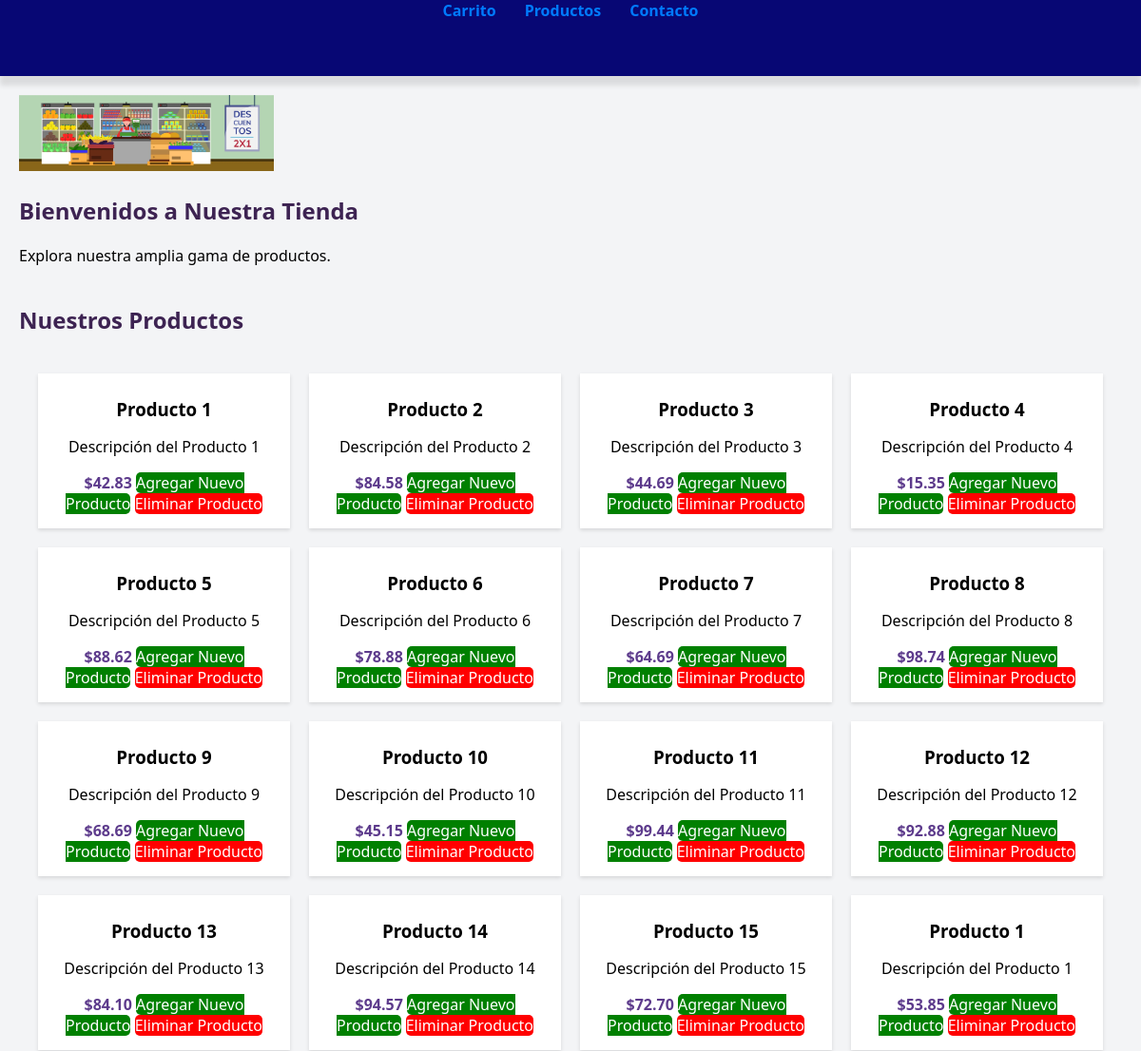
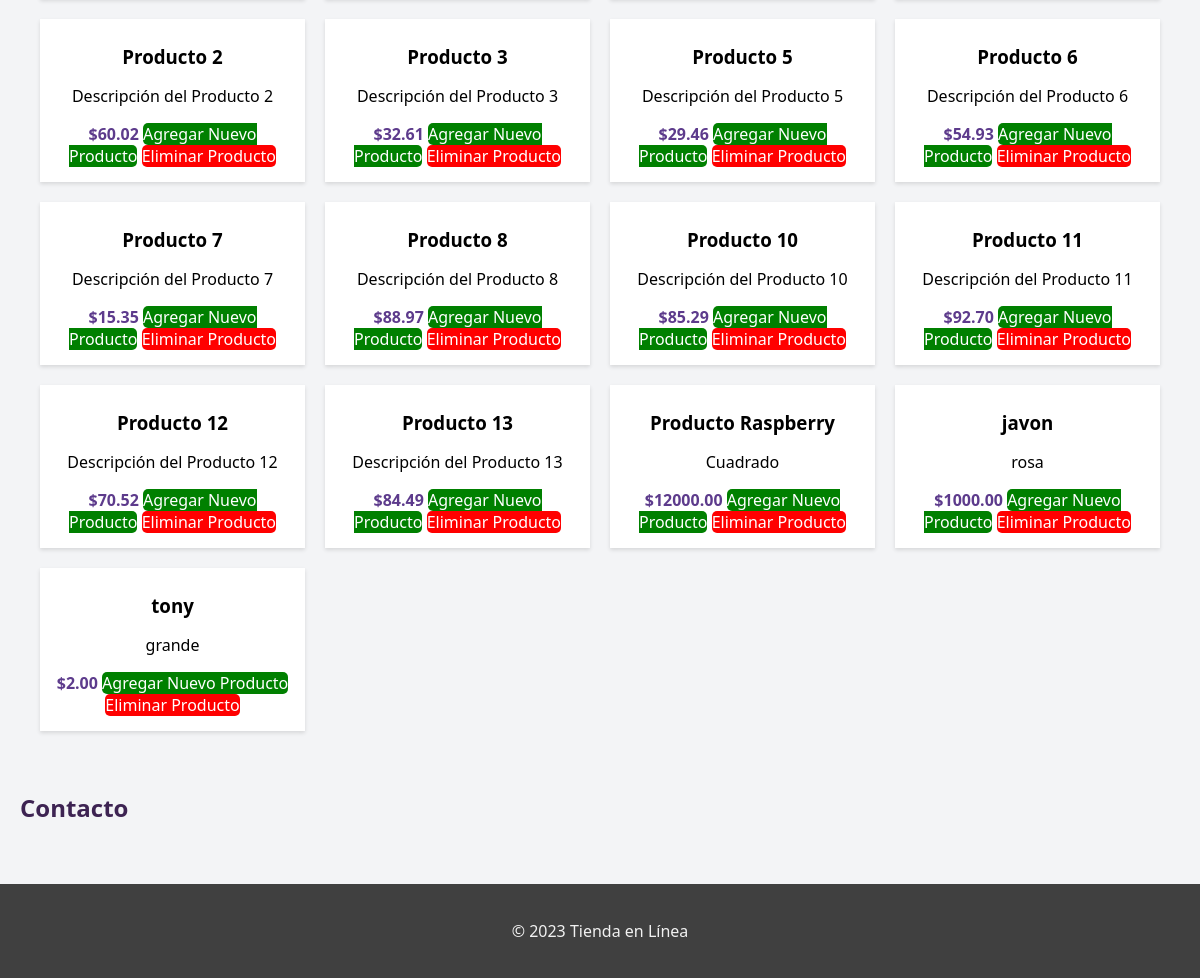
/store/, run on the app's committed database (2 pictures, top to bottom).
### store/models.py (models this page shows, shortened)
class Product(models.Model):
    name = models.CharField(max_length=255)
    description = models.TextField()
    price = models.DecimalField(max_digits=10, decimal_places=2)

### store/views.py (the view)
# urls.py: path('', views.product_list, name='store_home'),  # Asociar la vista product_list a la URL raíz
def product_list(request):
    products = Product.objects.all()
    return render(request, 'store/product_list.html', {'products': products})

### store/templates/store/product_list.html (shortened to what this page needs)
{% load static %}
<!DOCTYPE html>
<html lang="en">
<head>
    <link rel="stylesheet" type="text/css" href="{% static 'store/productstyle.css' %}">
</head>
<body>
    <header>
        <nav>
            <ul>
                <li><a href="{% url 'view_cart' %}">Carrito</a></li>
                <li><a href="#products">Productos</a></li>
                <li><a href="#contact">Contacto</a></li>
            </ul>
        </nav>
    </header>
    <main align="centerº">
        <section id="home">
            <img src="../../static/tiends.jpg" height="80px">
             <h1>Bienvenidos a Nuestra Tienda</h1>
            <p>Explora nuestra amplia gama de productos.</p>
        </section>
        <section id="products">
          <h2>Nuestros Productos</h2>
          <div class="product-grid">
              {% for product in products %}
              <div class="product-card">
                  <h3>{{ product.name }}</h3>
                  <p>{{ product.description }}</p>
                  <span class="price">${{ product.price }}</span>
                  <a href="{% url 'add_product' %}" class="btn btn-success">Agregar Nuevo Producto</a>
                  <a href="{% url 'delete_product' product.id %}" class="delete-btn">Eliminar Producto</a>
              </div>
              {% endfor %}
          </div>
      </section>
        <section id="contact">
            <h2>Contacto</h2>
        </section>
    </main>
    <footer>
        <p>&copy; 2023 Tienda en Línea</p>
    </footer>
</body>
</html>

### store/static/store/productstyle.css (style rules this page uses)
body { background-color: #f3f4f6; font-family: 'Segoe UI', Tahoma, Geneva, Verdana, sans-serif; margin: 0; padding: 0; transition: background-color 0.3s; }
header { background-color: #070774; box-shadow: 0 10px 5px rgba(0, 0, 0, 0.1); height: 80px; width: auto; }
nav ul { list-style: none; padding: 0; margin: 0; display: flex; justify-content: center; }
nav ul li { margin: 0 15px; }
nav ul li a { text-decoration: none; color: #007bff; font-weight: bold; transition: color 0.3s; }
main { padding: 20px; }
section { margin-bottom: 40px; }
h1, h2 { color: #3d2352; }
footer { text-align: center; padding: 20px 0; background-color: #404040; color: #f1f1f1; }
.product-grid { display: grid; grid-template-columns: repeat(auto-fit, minmax(250px, 1fr)); gap: 20px; padding: 20px; }
.product-card { background-color: #ffffff; box-shadow: 0 2px 4px rgba(0, 0, 0, 0.12); padding: 15px; text-align: center; transition: box-shadow 0.3s, transform 0.3s; }
.product-card h3 { margin: 10px 0; }
.price { color: #5d3b8c; font-weight: bold; }
.delete-btn { background-color: red; color: white; padding: auto; text-decoration: none; border: none; border-radius: 5px; cursor: pointer; }
.btn-success { background-color: green; color: white; padding: auto; text-decoration: none; border: none; border-radius: 5px; cursor: pointer; }

### data on the page
Product: name "Producto 1", description "Descripción del Producto 1", price "42.83"
Product: name "Producto 2", description "Descripción del Producto 2", price "84.58"
Product: name "Producto 3", description "Descripción del Producto 3", price "44.69"
Product: name "Producto 4", description "Descripción del Producto 4", price "15.35"
Product: name "Producto 5", description "Descripción del Producto 5", price "88.62"
Product: name "Producto 6", description "Descripción del Producto 6", price "78.88"
Product: name "Producto 7", description "Descripción del Producto 7", price "64.69"
Product: name "Producto 8", description "Descripción del Producto 8", price "98.74"
Product: name "Producto 9", description "Descripción del Producto 9", price "68.69"
Product: name "Producto 10", description "Descripción del Producto 10", price "45.15"
Product: name "Producto 11", description "Descripción del Producto 11", price "99.44"
Product: name "Producto 12", description "Descripción del Producto 12", price "92.88"
Product: name "Producto 13", description "Descripción del Producto 13", price "84.10"
Product: name "Producto 14", description "Descripción del Producto 14", price "94.57"
Product: name "Producto 15", description "Descripción del Producto 15", price "72.70"
Product: name "Producto 1", description "Descripción del Producto 1", price "53.85"
Product: name "Producto 2", description "Descripción del Producto 2", price "60.02"
Product: name "Producto 3", description "Descripción del Producto 3", price "32.61"
Product: name "Producto 5", description "Descripción del Producto 5", price "29.46"
Product: name "Producto 6", description "Descripción del Producto 6", price "54.93"
Product: name "Producto 7", description "Descripción del Producto 7", price "15.35"
Product: name "Producto 8", description "Descripción del Producto 8", price "88.97"
Product: name "Producto 10", description "Descripción del Producto 10", price "85.29"
Product: name "Producto 11", description "Descripción del Producto 11", price "92.70"
Product: name "Producto 12", description "Descripción del Producto 12", price "70.52"
Product: name "Producto 13", description "Descripción del Producto 13", price "84.49"
Product: name "Producto Raspberry", description "Cuadrado", price "12000.00"
Product: name "javon", description "rosa", price "1000.00"
Product: name "tony", description "grande", price "2.00"
